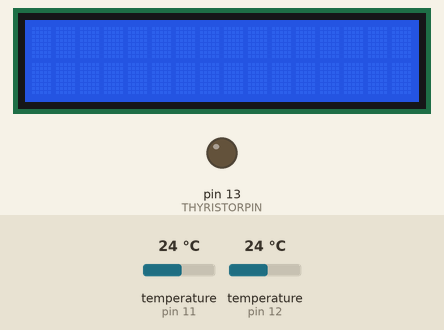
The sketch below on a simulated Arduino Uno, built with avr-gcc and run on an emulated ATmega328P. Parts: 16×2 character LCD, output pins drawn as LEDs (lit = HIGH). The test bench sets the inputs (shaded band); at power-on: temperature (sensors on pin 11, pin 12) 24 °C. What the sketch prints to the serial monitor is not drawn.

Above: at 1.2 s.
1.3 s: temperature (sensor on pin 11) set to 12 °C
At 3.2 s:
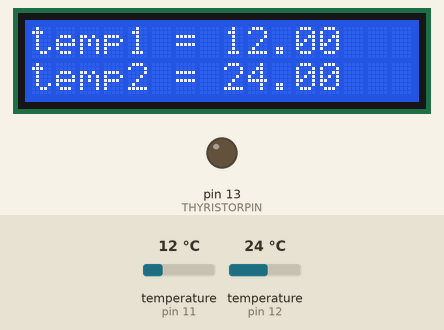
3.5 s: temperature (sensor on pin 12) set to 12 °C
At 5.2 s:
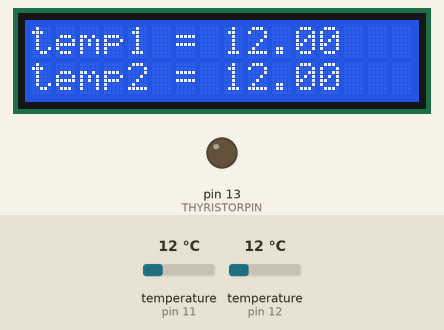
5.5 s: temperature (sensor on pin 11) set to 19 °C
At 7.2 s:
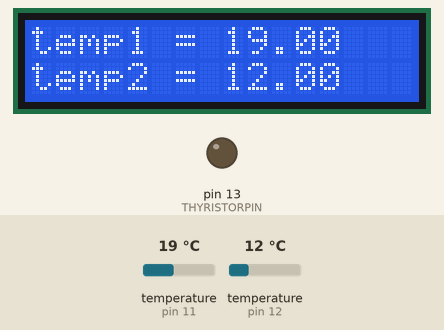
7.6 s: temperature (sensor on pin 12) set to 19 °C
At 9.1 s:
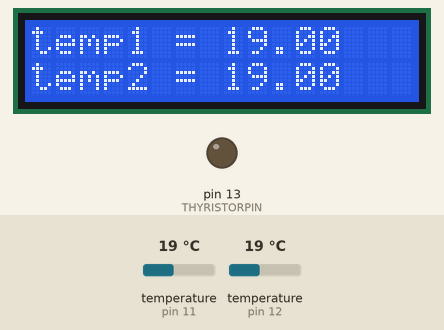
9.6 s: temperature (sensor on pin 11) set to 28 °C
At 11.1 s:
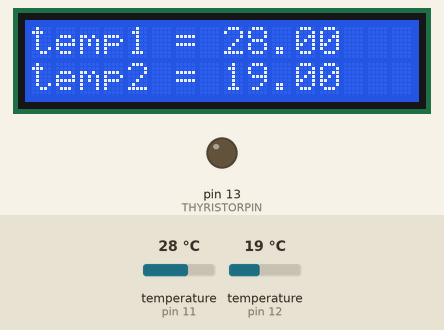
11.6 s: temperature (sensor on pin 12) set to 28 °C
At 13.1 s:
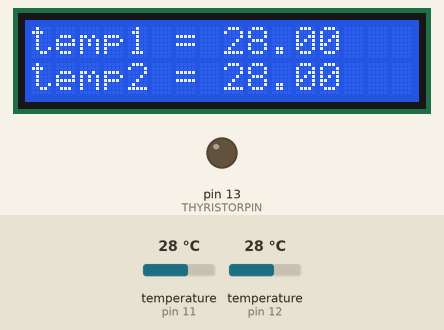
Timing chart, 0 to 14.6 s (numbered marks = the images above; inputs shaded):
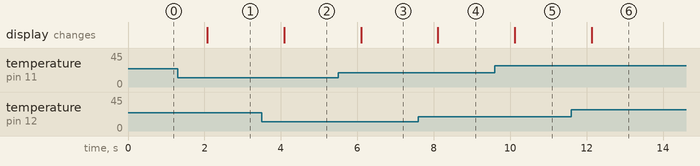

The sketch:

sasha.ino
```cpp
#include <Adafruit_Sensor.h>
#include <DHT.h>
#include <DHT_U.h>
#include <LiquidCrystal.h>

#define DHTPIN1           11         // пин для подключения 1-го датчика
#define DHTPIN2           12         // пин для подключения 2-го датчика
#define THYRISTORPIN      13

#define TEMP_POWER_ON     3         // минимальная температура после которой надо включить обогрев (хотя бы один датчик)
#define TEMP_POWER_OFF    6.5       // максимальная температура до которой надо нагревать (оба датчика)
#define TEMP_FAIL_OFF     10        // если какой то из датчиков показывает температуру больше 10 градусов - аварийно выключаем

#define DHTTYPE           DHT22     // DHT 22 (AM2302)

DHT_Unified dht1(DHTPIN1, DHTTYPE);
DHT_Unified dht2(DHTPIN2, DHTTYPE);
LiquidCrystal lcd(8, 9, 4, 5, 6, 7);

uint32_t last_query;
bool POWER_STATE_ON;
unsigned long CHANGE_STATE_TIME;
float t1, t2;

void setup() {
  Serial.begin(115200);
  lcd.begin(16, 2);
  last_query = millis();
  dht1.begin();
  dht2.begin();
  CHANGE_STATE_TIME = 0;
  POWER_STATE_ON = false;
  pinMode(THYRISTORPIN, OUTPUT);
  digitalWrite(THYRISTORPIN, POWER_STATE_ON);
  t1 = 5;
  t2 = 5;
}

void loop() {
  sensors_event_t event1;
  sensors_event_t event2;

  if(millis()<CHANGE_STATE_TIME) CHANGE_STATE_TIME = millis(); // проверка на переполнение счетчика (может переполнится через 50 дней)

  dht1.temperature().getEvent(&event1);
  dht2.temperature().getEvent(&event2);
  if((millis() - last_query > 2000)||(millis()<last_query))
  {
    dht1.temperature().getEvent(&event1);
    if (isnan(event1.temperature)) {
      Serial.println("Error reading temperature1!");
    } else {
      t1 = event1.temperature;
      Serial.print("Temperature1: ");
      Serial.print(t1);
      Serial.println(" *C");
      lcd.setCursor(0, 0);
      lcd.print("temp1 = ");
      lcd.print(t1);
    }
    dht2.temperature().getEvent(&event2);
    if (isnan(event2.temperature)) {
      Serial.println("Error reading temperature2!");
    } else {
      t2 = event2.temperature;
      Serial.print("Temperature2: ");
      Serial.print(t2);
      Serial.println(" *C");
      lcd.setCursor(0, 1);
      lcd.print("temp2 = ");
      lcd.print(t2);
    }
    if(millis() - CHANGE_STATE_TIME > 120000) // прошло 120сек = 2 минуты после смены состояния, можно проверять
    {
      if(POWER_STATE_ON)
      {
        if(  ((t1 > TEMP_POWER_OFF)&&(t2 > TEMP_POWER_OFF)) // можно выключать если обе температуры превысили 6.5 градусов
           ||(t1 > TEMP_FAIL_OFF) || (t2 > TEMP_FAIL_OFF) ) // или какая то из температур почему то стала больше 10 градусов
        {
          POWER_STATE_ON = false;
          CHANGE_STATE_TIME = millis(); // запоминаем время последней смены состояния
          digitalWrite(THYRISTORPIN, LOW);
          Serial.println("Power OFF");
        }
      } else {
        if ( ((t1 < TEMP_POWER_ON) && (t2 < TEMP_FAIL_OFF))   // если первый датчик показывает меньше 3 градусов но при этом второй датчик не превышает 10 градусов
           ||((t2 < TEMP_POWER_ON) && (t1 < TEMP_FAIL_OFF)) ) // или если второй датчик показывает меньше 3 градусов но при этом первый датчик не превышает 10 градусов
        {                                                     // значит можно и нужно включать обогрев
          POWER_STATE_ON = true;
          CHANGE_STATE_TIME = millis(); // запоминаем время последней смены состояния
          digitalWrite(THYRISTORPIN, HIGH);
          Serial.println("Power ON");
        }
      }
    }
/*
    Serial.print("millis: ");Serial.print(millis());
    Serial.print(", last: ");Serial.print(last_query);
    Serial.print(", change: ");Serial.print(CHANGE_STATE_TIME);
    Serial.print(", power: ");Serial.println(POWER_STATE_ON);
*/
    last_query = millis();
  }

}
```

Measured:
- after the input at 1.3 s, the display: changes after 0.77 s (image 1)
- after the input at 3.5 s, the display: changes after 0.59 s (image 2)
- after the input at 5.5 s, the display: changes after 0.60 s (image 3)
- after the input at 7.6 s, the display: changes after 0.51 s (image 4)
- after the input at 9.6 s, the display: changes after 0.52 s (image 5)
- after the input at 11.6 s, the display: changes after 0.53 s (image 6)
